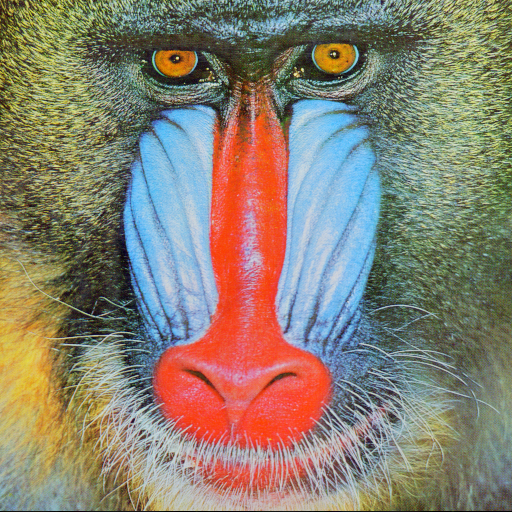
#> input picture assignments/A2-interpolation-super-resolution/data/4.2.03.tiff, 512 x 512 px
$ jupyter execute --allow-errors A2_Interpolation_SR.ipynb
#> lines starting #> are read from the running program, lines starting #| are printed output that depends on the picture; after the words box and inside, x2 and y2 are one past the last pixel; in counts of white or black regions, pixels touching at a corner belong together; pictures that were not available may be replaced by others from this repository, and a replacement may not be noted
### assignments/A2-interpolation-super-resolution/code/a2_eval.py
"""Data loading, content-based image selection, metrics, and timing."""
from __future__ import annotations

import hashlib
import time
from pathlib import Path

import numpy as np
from PIL import Image
from scipy import ndimage
from skimage.metrics import structural_similarity

DATASET = Path(__file__).resolve().parents[2] / "A1" / "misc"
SYNTHETIC = {"gray21.512.tiff", "ruler.512.tiff"}


def load_gray(path: Path) -> np.ndarray:
    """ITU-R BT.601 luma on encoded values (PIL 'L'), returned as float64 0..255."""
    with Image.open(path) as im:
        return np.asarray(im.convert("L"), dtype=np.float64)


def sha256(path: Path) -> str:
    return hashlib.sha256(path.read_bytes()).hexdigest()[:16]


# [38 lines left out: functions candidate_files, content_features, farthest_point_selection, not called in this run]


# ----------------------------------------------------------------------------- metrics
def score(ref: np.ndarray, raw: np.ndarray) -> dict[str, float]:
    """Clip to [0,255] after logging overshoot; PSNR with R=255; SSIM (Wang 2004 Gaussian window)."""
    est = np.clip(raw, 0.0, 255.0)
    mse = float(np.mean((ref - est) ** 2))
    return {
        "psnr": float("inf") if mse == 0 else 10 * np.log10(255.0**2 / mse),
        "ssim": float(structural_similarity(ref, est, data_range=255.0, gaussian_weights=True,
                                            sigma=1.5, use_sample_covariance=False)),
        "mse": mse,
        "overshoot_frac": float(np.mean((raw > 255.0) | (raw < 0.0))),
        "overshoot_peak": float(max(raw.max() - 255.0, -raw.min(), 0.0)),
    }


def psnr(ref: np.ndarray, est: np.ndarray) -> float:
    mse = float(np.mean((ref - np.clip(est, 0, 255)) ** 2))
    return float("inf") if mse == 0 else 10 * np.log10(255.0**2 / mse)


def region_masks(ref: np.ndarray) -> dict[str, np.ndarray]:
    """Offline scoring masks from the HR target. Never passed to a reconstruction method."""
    smooth = ndimage.gaussian_filter(ref, 1.0, mode="reflect")
    grad = np.hypot(ndimage.sobel(smooth, 0), ndimage.sobel(smooth, 1))
    local_std = np.sqrt(np.clip(ndimage.uniform_filter(ref**2, 7) - ndimage.uniform_filter(ref, 7) ** 2, 0, None))
    edge = grad >= np.quantile(grad, 0.90)
    flat = (local_std < 4.0) & ~edge
    texture = (local_std >= 10.0) & ~edge
    return {"edge": edge, "smooth": flat, "texture": texture}


def region_psnr(ref: np.ndarray, raw: np.ndarray, masks: dict[str, np.ndarray]) -> dict[str, float]:
    err = (ref - np.clip(raw, 0, 255)) ** 2
    return {f"psnr_{k}": float(10 * np.log10(255.0**2 / max(err[m].mean(), 1e-12))) for k, m in masks.items()}


# ----------------------------------------------------------------------------- timing
def time_call(fn, repeats: int = 20, warmup: int = 3) -> dict[str, float]:
    for _ in range(warmup):
        fn()
    samples = []
    for _ in range(repeats):
        t0 = time.perf_counter()
        fn()
        samples.append(time.perf_counter() - t0)
    arr = np.array(samples) * 1e3
    return {"ms_median": float(np.median(arr)), "ms_iqr": float(np.subtract(*np.percentile(arr, [75, 25])))}

### assignments/A2-interpolation-super-resolution/code/run_assignment.py
"""Assignment 2 — Interpolation-Based Super-Resolution: compute every required result and figure.

Usage (from submission/):  python code/run_assignment.py
Outputs: results/*.csv, results/lr/*.png, figures/*.png
"""
from __future__ import annotations

import os

os.environ.setdefault("OMP_NUM_THREADS", "1")
os.environ.setdefault("VECLIB_MAXIMUM_THREADS", "1")

import json
import platform
import sys
from pathlib import Path

import cv2
import matplotlib

matplotlib.use("Agg")
import matplotlib.pyplot as plt
import numpy as np
import pandas as pd
import scipy
import skimage

HERE = Path(__file__).resolve().parent
ROOT = HERE.parent
sys.path.insert(0, str(HERE))

import a2_eval as ev  # noqa: E402
import a2_ops as ops  # noqa: E402

ev.DATASET = ROOT / "data"
RESULTS, FIGURES = ROOT / "results", ROOT / "figures"
SCALES = (2, 4, 8)
IMAGES = {  # selected by a pre-registered content rule (see README), before any SR score was computed
    "4.2.03.tiff": "Mandrill — dense fur/hair texture",
    "7.1.02.tiff": "Aerial jet on sand — large smooth areas, sparse strong edges",
    "7.1.03.tiff": "Tank — mid-frequency structure on grainy background",
    "4.2.06.tiff": "Sailboat on lake — mixed: foliage texture, water, sky, thin mast",
}
METHODS = ("nearest", "bilinear", "quad_local", "spline2", "bicubic_a05", "spline3", "spline4", "spline5", "lanczos3")
LABELS = {
    "nearest": "Nearest (0)", "bilinear": "Bilinear (1)", "quad_local": "Quadratic local (2)",
    "spline2": "Quadratic B-spline (2)", "bicubic_a05": "Bicubic Keys a=-0.5 (3)", "spline3": "Cubic B-spline (3)",
    "spline4": "Quartic B-spline (4)", "spline5": "Quintic B-spline (5)", "lanczos3": "Lanczos-3 (sinc ref.)",
}
cv2.setNumThreads(1)


def load() -> dict[str, np.ndarray]:
    return {n: ev.load_gray(ev.DATASET / n) for n in IMAGES}
#> in load_gray, im is the input picture: PIL image 512x512 RGB; mean R, G, B 137.4, 128.9, 113.1
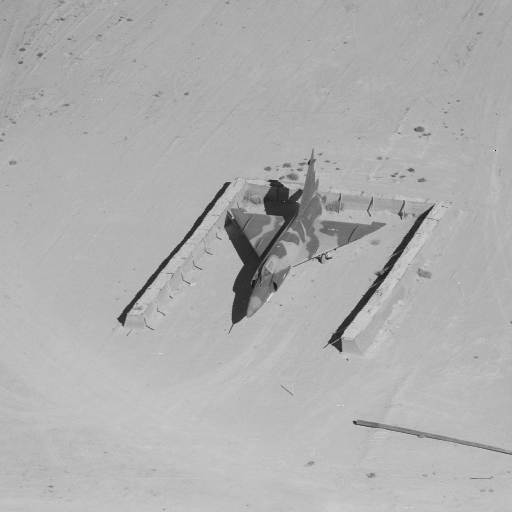
#> input picture assignments/A2-interpolation-super-resolution/data/7.1.02.tiff, 512 x 512 px
#> in load_gray, im is the input picture: PIL image 512x512 L; min 3, max 250, mean 175.3
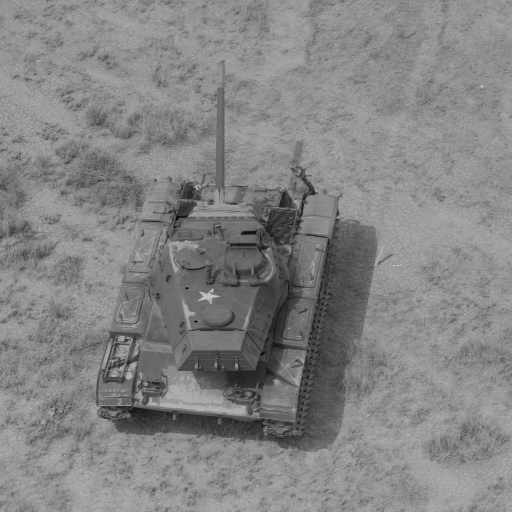
#> input picture assignments/A2-interpolation-super-resolution/data/7.1.03.tiff, 512 x 512 px
#> in load_gray, im is the input picture: PIL image 512x512 L; min 12, max 223, mean 132.4


def make_lrs(images):
    (RESULTS / "lr").mkdir(parents=True, exist_ok=True)
    lrs = {}
    for name, img in images.items():
        for s in SCALES:
            lr, _ = ops.make_lr(img, s, "P1_gauss_rec")
            lrs[(name, s)] = lr
            cv2.imwrite(str(RESULTS / "lr" / f"{Path(name).stem}_{512 // s}.png"), np.clip(np.rint(lr), 0, 255).astype(np.uint8))
    return lrs


def local_overshoot(lr, raw, s):
    import a2_neighborhood_min as nbm
    return nbm.local_range_overshoot(lr, raw, s)


def quality(images, lrs) -> pd.DataFrame:
    import a2_neighborhood_min as nbm
    rows = []
    for name, img in images.items():
        masks = ev.region_masks(img)
        for s in SCALES:
            for m in METHODS:
                raw = ops.upsample(lrs[(name, s)], s, m, "centered")
                rows.append({"image": name, "scale": s, "input": f"{512 // s}x{512 // s}", "method": m, "label": LABELS[m],
                             **ev.score(img, raw), **ev.region_psnr(img, raw, masks),
                             "local_overshoot": nbm.local_range_overshoot(lrs[(name, s)], raw, s)})
    df = pd.DataFrame(rows)
    df.to_csv(RESULTS / "quality.csv", index=False)
    return df


def runtime(lrs) -> pd.DataFrame:
    name = next(iter(IMAGES))
    rows = []
    for s in SCALES:
        lr = lrs[(name, s)]
        lr32 = lr.astype(np.float32)
        for m in METHODS:
            track = "SciPy B-spline (orders 0-5, same code path)" if m in ("nearest", "bilinear") or m.startswith("spline") \
                else "NumPy separable kernel (reference)"
            rows.append({"scale": s, "track": track, "method": m, "label": LABELS[m],
                         **ev.time_call(lambda: ops.upsample(lr, s, m, "centered"), repeats=30, warmup=3)})
        for label, flag in (("Nearest (0)", cv2.INTER_NEAREST), ("Bilinear (1)", cv2.INTER_LINEAR),
                            ("Bicubic Keys a=-0.75 (3)", cv2.INTER_CUBIC), ("Lanczos-4 (sinc ref.)", cv2.INTER_LANCZOS4)):
            rows.append({"scale": s, "track": "OpenCV optimised", "method": f"cv2_{flag}", "label": label,
                         **ev.time_call(lambda: cv2.resize(lr32, (512, 512), interpolation=flag), repeats=100, warmup=5)})
    df = pd.DataFrame(rows)
    df.to_csv(RESULTS / "runtime.csv", index=False)
    return df


# [162 lines left out: functions crop_boxes, fig_originals_and_lr, fig_sr_grids, fig_full_examples, fig_quality_vs_scale, fig_runtime_vs_quality and 2 more, not called in this run]


# [2 lines that do not run on import are left out]

### assignments/A2-interpolation-super-resolution/code/a2_ops.py
"""Degradation and reconstruction operators for Assignment 2 pilots.

Lattice conventions (square images only)
-----------------------------------------
centered : LR sample i summarises HR block [s*i, s*i + s); its centre is s*i + (s-1)/2.
           Output coordinate u maps to input x = (u + 0.5)/s - 0.5.  Nearest neighbour
           under this mapping is exactly the PDF's s x s block copy, and it is the
           convention used by OpenCV / skimage / PIL resize.
corner   : LR sample i sits on HR pixel s*i (course-style G[::2, ::2]); x = u/s.

All arrays are float64 on the 0..255 scale.  Functions never modify their inputs.
"""
from __future__ import annotations

from typing import Callable

import numpy as np
from scipy import ndimage

Kernel = Callable[[np.ndarray], np.ndarray]


# ----------------------------------------------------------------------------- lattice
def lattice_offset(s: int, lattice: str) -> float:
    if lattice == "centered":
        return 0.5 / s - 0.5
    if lattice == "corner":
        return 0.0
    raise ValueError(f"unknown lattice {lattice!r}")


def input_coords(n_out: int, s: int, lattice: str) -> np.ndarray:
    return np.arange(n_out, dtype=np.float64) / s + lattice_offset(s, lattice)


def reflect_index(idx: np.ndarray, n: int) -> np.ndarray:
    """Half-sample symmetric boundary: ... b a | a b c ... """
    m = np.mod(idx, 2 * n)
    return np.where(m >= n, 2 * n - 1 - m, m)


def apply_1d(x: np.ndarray, idx: np.ndarray, w: np.ndarray, axis: int) -> np.ndarray:
    """Gather idx (n_out, taps) along axis and combine with weights w (n_out, taps)."""
    moved = np.moveaxis(x, axis, -1)
    out = np.einsum("...ot,ot->...o", moved[..., idx], w, optimize=True)
    return np.moveaxis(out, -1, axis)


def separable(x: np.ndarray, idx: np.ndarray, w: np.ndarray) -> np.ndarray:
    return apply_1d(apply_1d(x, idx, w, 0), idx, w, 1)


# ----------------------------------------------------------------------------- downsampling
def gaussian_taps(sigma: float, centered: bool, truncate: float = 4.0) -> tuple[np.ndarray, np.ndarray]:
    radius = int(np.ceil(truncate * sigma))
    pos = (np.arange(-radius, radius) + 0.5) if centered else np.arange(-radius, radius + 1, dtype=float)
    w = np.exp(-0.5 * (pos / sigma) ** 2)
    return pos, w / w.sum()


def box_taps(factor: int) -> tuple[np.ndarray, np.ndarray]:
    pos = np.arange(factor) - (factor - 1) / 2
    return pos, np.full(factor, 1.0 / factor)


def filter_decimate(img: np.ndarray, factor: int, pos: np.ndarray, w: np.ndarray, lattice: str) -> np.ndarray:
    n_in = img.shape[0]
    n_out = n_in // factor
    shift = (factor - 1) / 2 if lattice == "centered" else 0.0
    centres = factor * np.arange(n_out) + shift
    idx = reflect_index(np.rint(centres[:, None] + pos[None, :]).astype(int), n_in)
    return separable(img, idx, np.broadcast_to(w, idx.shape))


# [4 lines left out: function gaussian_sigma_effective, not called in this run]


DOWN_PROTOCOLS = ("P1_gauss_rec", "P1_gauss_direct", "area", "P0_course_rec", "decimate")


def make_lr(img: np.ndarray, s: int, protocol: str = "P1_gauss_rec") -> tuple[np.ndarray, str]:
    """Return (low-resolution array, lattice).  P1_gauss_rec is the frozen assignment protocol."""
    stages = int(np.log2(s))
    if protocol == "P1_gauss_rec":
        pos, w = gaussian_taps(1.0, centered=True)
        out = img
        for _ in range(stages):
            out = filter_decimate(out, 2, pos, w, "centered")
        return out, "centered"
    if protocol == "P1_gauss_direct":
        pos, w = gaussian_taps(gaussian_sigma_effective(s), centered=True)
        return filter_decimate(img, s, pos, w, "centered"), "centered"
    if protocol == "area":
        pos, w = box_taps(s)
        return filter_decimate(img, s, pos, w, "centered"), "centered"
    if protocol == "P0_course_rec":
        pos, w = gaussian_taps(1.0, centered=False)
        out = img
        for _ in range(stages):
            out = filter_decimate(out, 2, pos, w, "corner")
        return out, "corner"
    if protocol == "decimate":
        return img[::s, ::s].copy(), "corner"
    raise ValueError(f"unknown protocol {protocol!r}")


# ----------------------------------------------------------------------------- kernels
def triangle(t: np.ndarray) -> np.ndarray:
    return np.clip(1.0 - np.abs(t), 0.0, None)


def dodgson_quadratic(t: np.ndarray) -> np.ndarray:
    """Interpolating local quadratic (Dodgson 1997, r = 0.5); 3 taps, not a B-spline."""
    a = np.abs(t)
    inner = 1.0 - 2.0 * a**2
    outer = a**2 - 2.5 * a + 1.5
    return np.where(a <= 0.5, inner, np.where(a <= 1.5, outer, 0.0))


def keys_cubic(a_param: float) -> Kernel:
    def k(t: np.ndarray) -> np.ndarray:
        x = np.abs(t)
        near = (a_param + 2) * x**3 - (a_param + 3) * x**2 + 1
        far = a_param * x**3 - 5 * a_param * x**2 + 8 * a_param * x - 4 * a_param
        return np.where(x <= 1, near, np.where(x < 2, far, 0.0))
    return k


# [7 lines left out: function mitchell_netravali, not called in this run]


def lanczos(a: int) -> Kernel:
    def k(t: np.ndarray) -> np.ndarray:
        return np.where(np.abs(t) < a, np.sinc(t) * np.sinc(t / a), 0.0)
    return k


def kernel_upsample(lr: np.ndarray, s: int, kernel: Kernel, support: int, lattice: str,
                    normalize: bool = True) -> np.ndarray:
    n_out = lr.shape[0] * s
    x = input_coords(n_out, s, lattice)
    offs = np.arange(-support + 1, support + 1)
    taps = np.floor(x).astype(int)[:, None] + offs[None, :]
    w = kernel(x[:, None] - taps)
    if normalize:
        w = w / w.sum(axis=1, keepdims=True)
    return separable(lr, reflect_index(taps, lr.shape[0]), w)


def spline_upsample(lr: np.ndarray, s: int, order: int, lattice: str) -> np.ndarray:
    """Cardinal B-spline interpolation of degree `order` (IIR coefficient prefilter for order > 1)."""
    n_out = lr.shape[0] * s
    off = lattice_offset(s, lattice)
    return ndimage.affine_transform(lr, np.diag([1.0 / s, 1.0 / s]), offset=[off, off], output_shape=(n_out, n_out),
                                    order=order, mode="reflect", prefilter=True)


# name -> (family, degree label, callable(lr, s, lattice))
METHODS: dict[str, tuple[str, str, Callable[[np.ndarray, int, str], np.ndarray]]] = {
    "nearest": ("B-spline deg 0 / box", "0", lambda y, s, L: spline_upsample(y, s, 0, L)),
    "bilinear": ("B-spline deg 1 / triangle", "1", lambda y, s, L: spline_upsample(y, s, 1, L)),
    "quad_local": ("Dodgson interpolating quadratic", "2 (local)", lambda y, s, L: kernel_upsample(y, s, dodgson_quadratic, 2, L)),
    "spline2": ("Cardinal quadratic B-spline", "2 (spline)", lambda y, s, L: spline_upsample(y, s, 2, L)),
    "bicubic_a05": ("Keys cubic conv. a=-0.5", "3 (local)", lambda y, s, L: kernel_upsample(y, s, keys_cubic(-0.5), 2, L)),
    "bicubic_a075": ("Keys cubic conv. a=-0.75 (OpenCV)", "3 (local)", lambda y, s, L: kernel_upsample(y, s, keys_cubic(-0.75), 2, L)),
    "mitchell": ("Mitchell-Netravali B=C=1/3", "3 (approx.)", lambda y, s, L: kernel_upsample(y, s, mitchell_netravali(1 / 3, 1 / 3), 2, L)),
    "spline3": ("Cardinal cubic B-spline", "3 (spline)", lambda y, s, L: spline_upsample(y, s, 3, L)),
    "spline4": ("Cardinal quartic B-spline", "4 (spline)", lambda y, s, L: spline_upsample(y, s, 4, L)),
    "spline5": ("Cardinal quintic B-spline", "5 (spline)", lambda y, s, L: spline_upsample(y, s, 5, L)),
    "lanczos3": ("Windowed sinc, a=3", "n/a (6 taps)", lambda y, s, L: kernel_upsample(y, s, lanczos(3), 3, L)),
    "lanczos4": ("Windowed sinc, a=4", "n/a (8 taps)", lambda y, s, L: kernel_upsample(y, s, lanczos(4), 4, L)),
}


def upsample(lr: np.ndarray, s: int, method: str, lattice: str) -> np.ndarray:
    return METHODS[method][2](lr, s, lattice)

### assignments/A2-interpolation-super-resolution/A2_Interpolation_SR.ipynb
# Assignment 2 — Interpolation-Based Super-Resolution
Four 512×512 grayscale images → Gaussian-pyramid downsampling to 256/128/64 → interpolation back to 512 with orders 0–5 (+ cubic convolution, Lanczos) → PSNR, SSIM, runtime.

All operators live in `code/a2_ops.py`. Metrics and timing live in `code/a2_eval.py`.

[cell 1]
import sys, time
sys.path.insert(0, 'code')
import numpy as np, pandas as pd, matplotlib.pyplot as plt
import a2_ops as ops, a2_eval as ev, run_assignment as ra
pd.set_option('display.precision', 3)
images = ra.load()
#> images = 4 items
list(images)
#> Out = ['4.2.03.tiff', '7.1.02.tiff', '7.1.03.tiff', '4.2.06.tiff']

## 1. Prelude: nearest neighbour on the PDF example, plus a hand-checkable bilinear value

[cell 2]
toy = np.array([[40., 120.], [180., 220.]])
print('nearest 2x:\n', ops.upsample(toy, 2, 'nearest', 'centered'))
bl = ops.upsample(toy, 2, 'bilinear', 'centered')
hand = .75*.75*40 + .75*.25*120 + .25*.75*180 + .25*.25*220   # output (1,1) -> input (0.25, 0.25)
print('bilinear 2x:\n', bl.round(2)); print('hand value at (1,1):', hand)

## 2. Coordinate convention check
LR pixel *i* covers HR block [s·i, s·i+s), so output *u* maps to x=(u+0.5)/s−0.5. Nearest neighbour must equal block copy, and bilinear must match OpenCV.

[cell 3]
import cv2
r = np.random.default_rng(0).uniform(0, 255, (64, 64))
for s in (2, 4, 8):
    assert np.array_equal(ops.upsample(r, s, 'nearest', 'centered'), np.kron(r, np.ones((s, s))))
    assert np.allclose(ops.upsample(r, s, 'bilinear', 'centered'), cv2.resize(r.astype(np.float32), (64*s, 64*s), interpolation=cv2.INTER_LINEAR), atol=1e-3)
print('convention checks passed')

## 3. Downsampling (same procedure for every image): Gaussian σ=1 per ×2 stage, recursive

[cell 4]
lrs = ra.make_lrs(images)
#> the loop in make_lrs, `for name, img in images.items():` made 4 passes
#> name on passes 1 to 4: '4.2.03.tiff', '7.1.02.tiff', '7.1.03.tiff', '4.2.06.tiff'
#> pass 1, in apply_1d (call 2), `moved = np.moveaxis(x, axis, -1)`:
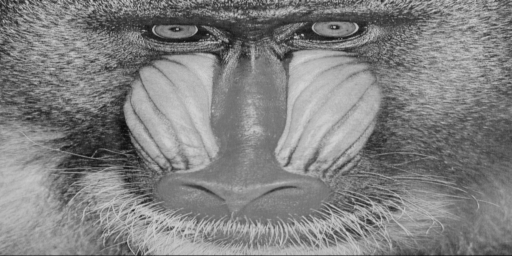
#> moved: shape (256, 512) float64; min 9.62, max 211.9, mean 129.6
#> pass 1, in apply_1d (call 2), `out = np.einsum("...ot,ot->...o", moved[..., idx], w, optimize=True)`:
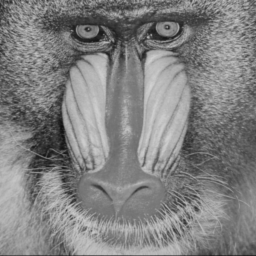
#> out: shape (256, 256) float64; min 14.72, max 210, mean 129.6
#> after the loop in make_lrs, `for name, img in images.items():`:
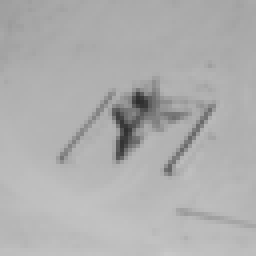
#> lr: shape (64, 64) float64 (shown 4 times larger); min 46.57, max 200.1, mean 175.3
#> after the loop in make_lrs, `for name, img in images.items():`: lrs = 12 items
#> lrs = 12 items
fig, ax = plt.subplots(4, 4, figsize=(10, 10))
for r_, (n, im) in enumerate(images.items()):
    ax[r_, 0].imshow(im, cmap='gray', vmin=0, vmax=255); ax[r_, 0].set_title(n, fontsize=8)
    for c_, s in enumerate((2, 4, 8), 1):
        ax[r_, c_].imshow(lrs[(n, s)], cmap='gray', vmin=0, vmax=255, interpolation='nearest'); ax[r_, c_].set_title(f'{512//s}x{512//s}', fontsize=8)
#> this loop made 4 passes
[a.axis('off') for a in ax.ravel()]; plt.tight_layout(); plt.show()
#> after `[a.axis('off') for a in ax.ravel()]`:
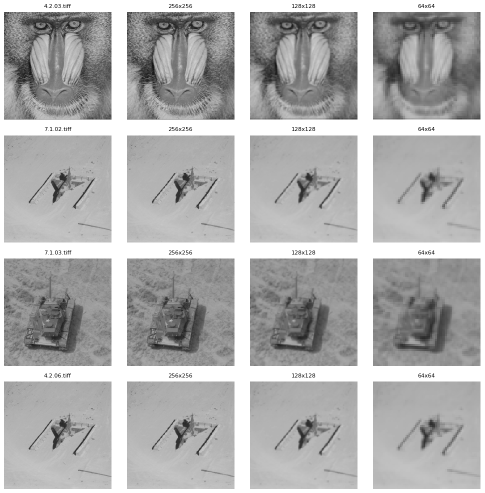
#> figure drawn by matplotlib, 16 panels
#> the loop in quality, `for name, img in images.items():` made 1 pass
#> pass 1, in region_masks, `grad = np.hypot(ndimage.sobel(smooth, 0), ndimage.sobel(smooth, 1))`:
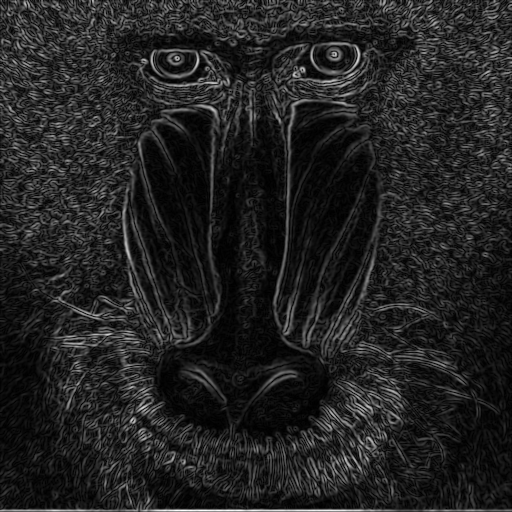
#> grad: shape (512, 512) float64; min 0.0519, max 443.7, mean 60.6; drawn with min black and max white
#> pass 1, in region_masks, `local_std = np.sqrt(np.clip(ndimage.uniform_filter(ref**2, 7) - ndimag..`:
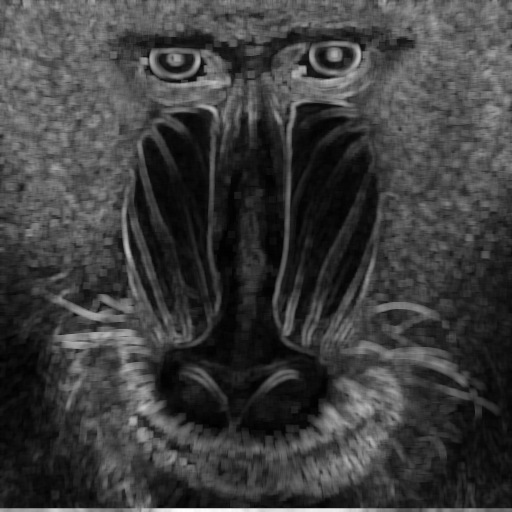
#> local_std: shape (512, 512) float64; min 2.15, max 85.84, mean 22.5; drawn with min black and max white
#> pass 1, in region_masks, `edge = grad >= np.quantile(grad, 0.90)`:
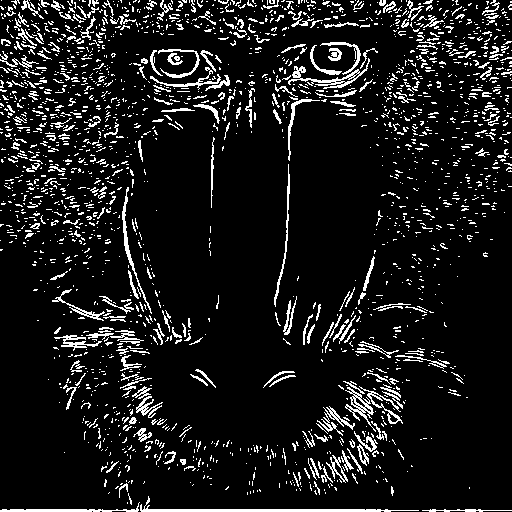
#> edge: shape (512, 512) bool; 10% white in thin lines or dots
#> pass 1, in region_masks, `flat = (local_std < 4.0) & ~edge`:
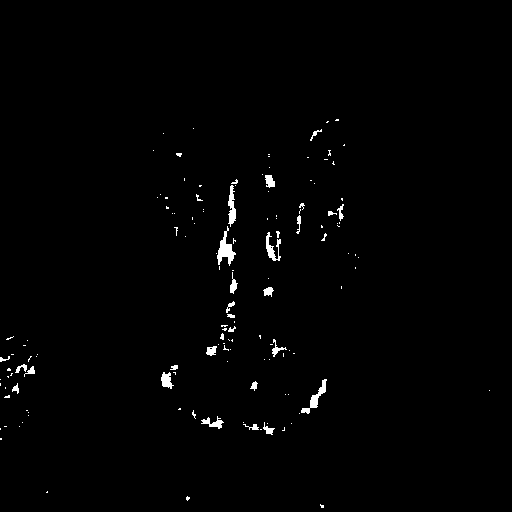
#> flat: shape (512, 512) bool; 1% white; 138 white regions (110 under 20 px), largest, box (x1, y1, x2, y2) and area: (217, 226, 236, 266) 308, (301, 379, 327, 414) 228, (228, 185, 236, 227) 202
#> after the loop in quality, `for name, img in images.items():`: rows = []
#> (the rest of the program and of its run is left out)
